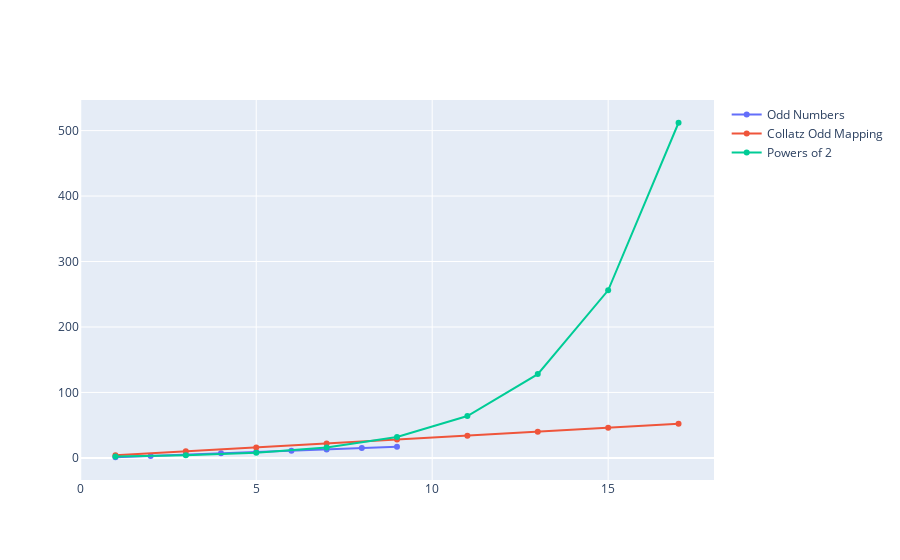

Here is the notebook cell this chart was saved with:
### Code cell
import plotly.graph_objects as go

X = [i for i in range(1, 10)]
oddN = [2 * i - 1 for i in X]
collatzOddMap = [3*i + 1 for i in oddN]
powersOf2 = [2**i for i in X]

fig = go.Figure()
fig.add_trace(go.Scatter(x=X, y=oddN, mode='lines+markers', name='Odd Numbers'))
fig.add_trace(go.Scatter(x=oddN, y=collatzOddMap, mode='lines+markers', name='Collatz Odd Mapping'))
fig.add_trace(go.Scatter(x=oddN, y=powersOf2, mode='lines+markers', name='Powers of 2'))
fig.show()

### Figure 1 — Plotly figure (JSON) as saved in the notebook; plotly's stock layout.template omitted (floating-point values rounded to 4 significant figures)
{"data": [{"mode": "lines+markers", "name": "Odd Numbers", "type": "scatter", "x": [1, 2, 3, 4, 5, 6, 7, 8, 9], "y": [1, 3, 5, 7, 9, 11, 13, 15, 17]}, {"mode": "lines+markers", "name": "Collatz Odd Mapping", "type": "scatter", "x": [1, 3, 5, 7, 9, 11, 13, 15, 17], "y": [4, 10, 16, 22, 28, 34, 40, 46, 52]}, {"mode": "lines+markers", "name": "Powers of 2", "type": "scatter", "x": [1, 3, 5, 7, 9, 11, 13, 15, 17], "y": [2, 4, 8, 16, 32, 64, 128, 256, 512]}], "layout": {}}
